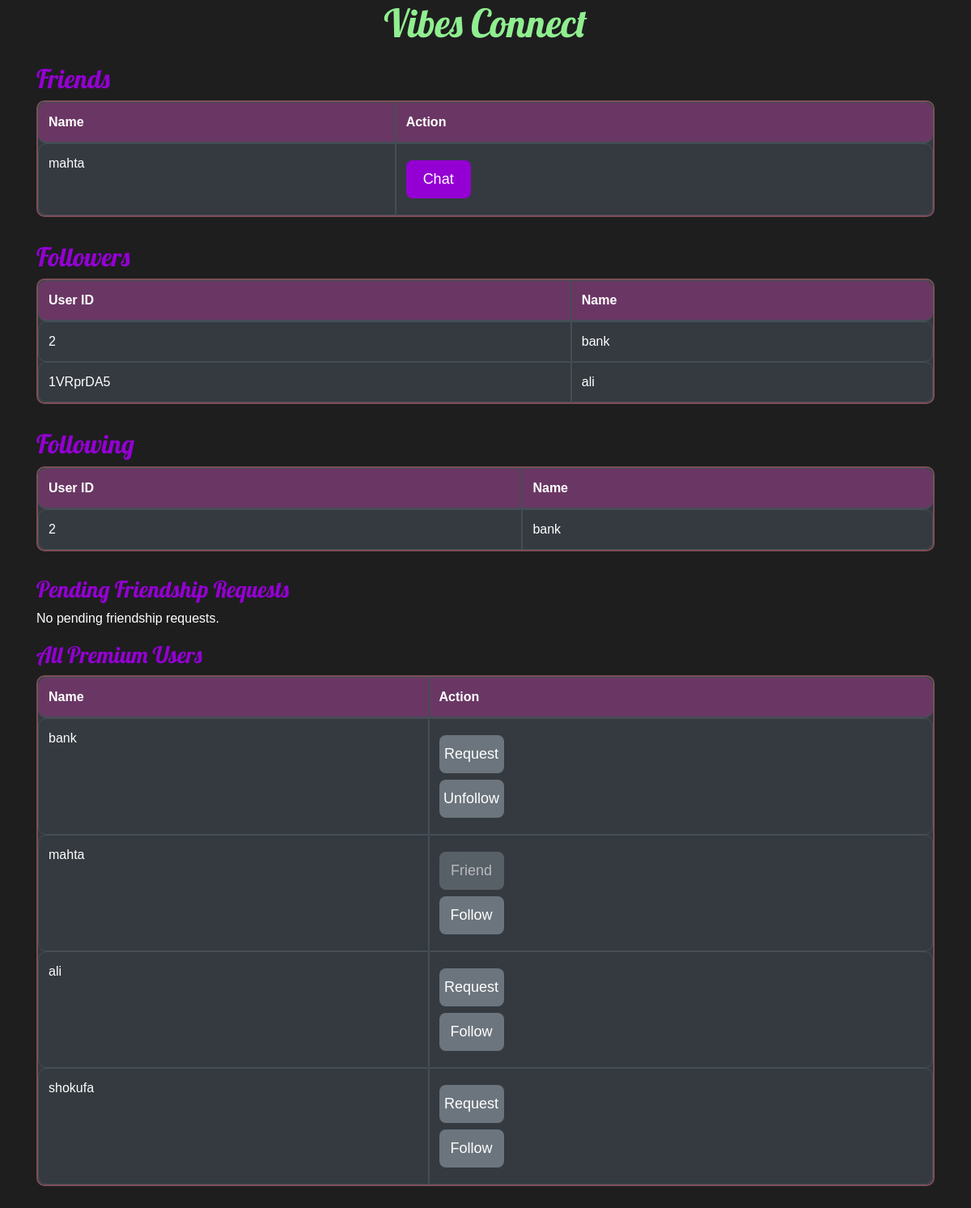
/follows (signed in), run on the app's committed database.
### tables this page shows
CREATE TABLE USERS (
            user_id TEXT PRIMARY KEY,
            name TEXT,
            email TEXT,
            city TEXT,
            country TEXT,
            phone TEXT,
            age INTEGER CHECK(age >= 9 AND age <= 120),
            password TEXT,
            balance INTEGER DEFAULT 0,
            is_artist BOOLEAN DEFAULT 0,
            is_premium BOOLEAN DEFAULT 0
        );

### app.py (the view, shortened to what this page needs)
@app.route('/follows', methods=['GET', 'POST'])
def follows():
    user_id = session.get('user_id')
    if not user_id:
        return redirect(url_for('login'))
    conn = sqlite3.connect("database.db")
    cursor = conn.cursor()
    try:
        cursor.execute("""
            SELECT u.user_id, u.name FROM USERS u
            JOIN FOLLOWS f ON u.user_id = f.user_id1
            WHERE f.user_id2 = ?
        """, (user_id,))
        followers = cursor.fetchall()
        cursor.execute("""
            SELECT u.user_id, u.name FROM USERS u
            JOIN FOLLOWS f ON u.user_id = f.user_id2
            WHERE f.user_id1 = ?
        """, (user_id,))
        following = cursor.fetchall()
        cursor.execute("""
        SELECT u.user_id, u.name FROM USERS u
        JOIN FRIENDS f ON u.user_id = f.friend_id
        WHERE f.user_id = ?
    """, (user_id,))
        friends = cursor.fetchall()
        cursor.execute("""
            SELECT u.user_id, u.name FROM USERS u
            JOIN friendship_requests f ON u.user_id = f.sender_id
            WHERE f.receiver_id = ?
        """, (user_id,))
        pending_requests = cursor.fetchall()
        cursor.execute("""
            SELECT user_id, name FROM USERS
            WHERE user_id != ? AND is_premium = 1
        """, (user_id,))
        all_users = cursor.fetchall()
        cursor.execute("""
            SELECT u.user_id FROM USERS u
            JOIN FRIENDS f ON u.user_id = f.friend_id
            WHERE f.user_id = ?
        """, (user_id,))
        friends_set = {row[0] for row in cursor.fetchall()}
    finally:
        conn.close()
    following_set = {follow[0] for follow in following}
    return render_template('follows.html', followers=followers, following=following, all_users=all_users,
    following_set=following_set, friends=friends, pending_requests=pending_requests, friends_set=friends_set)

### templates/follows.html (shortened to what this page needs)
<!DOCTYPE html>
<html>
<head>
    <link rel="stylesheet" href="https://stackpath.bootstrapcdn.com/bootstrap/4.5.2/css/bootstrap.min.css" />
</head>
<body>
    <div class="container">
        <h1 class="title">Vibes Connect</h1>
        <h2>Friends</h2>
        <table class="table table-dark">
            {% if friends %}
            <thead>
                <tr>
                    <th>Name</th>
                    <th>Action</th>
                </tr>
            </thead>
            <tbody>
                {% for friend in friends %}
                <tr>
                    <td>{{ friend[1] }}</td>
                    <td>
                        <form action="{{ url_for('chat') }}" method="get">
                            <button type="submit" class="btn btn-primary btn-custom">Chat</button>
                        </form>
                    </td>
                </tr>
                {% endfor %}
            </tbody>
            {% else %}
            <p>You have no friends yet.</p>
            {% endif %}
        </table>
        <h2>Followers</h2>
        <table class="table table-dark">
            <thead>
                <tr>
                    <th>User ID</th>
                    <th>Name</th>
                </tr>
            </thead>
            <tbody>
                {% for follower in followers %}
                <tr>
                    <td>{{ follower[0] }}</td>
                    <td>{{ follower[1] }}</td>
                </tr>
                {% endfor %}
            </tbody>
        </table>
        <h2>Following</h2>
        <table class="table table-dark">
            <thead>
                <tr>
                    <th>User ID</th>
                    <th>Name</th>
                </tr>
            </thead>
            <tbody>
                {% for follow in following %}
                <tr>
                    <td>{{ follow[0] }}</td>
                    <td>{{ follow[1] }}</td>
                </tr>
                {% endfor %}
            </tbody>
        </table>
        <h3>Pending Friendship Requests</h3>
        {% if pending_requests %}
        <table class="table table-dark">
            <thead>
                <tr>
                    <th>Name</th>
                    <th>Action</th>
                </tr>
            </thead>
            <tbody>
                {% for request in pending_requests %}
                <tr>
                    <td>{{ request[1] }}</td>
                    <td>
                        <form action="{{ url_for('accept_friendship_request') }}" method="post">
                            <input type="hidden" name="sender_id" value="{{ request[0] }}" />
                            <button type="submit" class="btn btn-success btn-requested">Accept</button>
                        </form>
                        <form action="{{ url_for('decline_friendship_request') }}" method="post">
                            <input type="hidden" name="sender_id" value="{{ request[0] }}" />
                            <button type="submit" class="btn btn-danger btn-requested">Decline</button>
                        </form>
                    </td>
                </tr>
                {% endfor %}
            </tbody>
        </table>
        {% else %}
        <p>No pending friendship requests.</p>
        {% endif %}
        <h3>All Premium Users</h3>
        {% if all_users %}
        <table class="table table-dark">
            <thead>
                <tr>
                    <th>Name</th>
                    <th>Action</th>
                </tr>
            </thead>
            <tbody>
                {% for user in all_users %}
                <tr>
                    <td>{{ user[1] }}</td>
                    <td>
                        {% if user[0] in friends_set %}
                        <button disabled class="btn btn-secondary btn-requested">Friend</button>
                        {% elif user[0] in pending_requests %}
                        <button disabled class="btn btn-warning btn-requested">Requested</button>
                        {% else %}
                        <form action="{{ url_for('send_friendship_request') }}" method="post" class="friend-request-form" data-user-id="{{ user[0] }}">
                            <button type="submit" class="btn btn-primary btn-requested">Request</button>
                        </form>
                        {% endif %}
                        {% if user[0] in following_set %}
                        <form action="{{ url_for('follows') }}" method="post">
                            <button type="submit" class="btn btn-danger btn-requested">Unfollow</button>
                        </form>
                        {% else %}
                        <form action="{{ url_for('follows') }}" method="post">
                            <button type="submit" class="btn btn-success btn-requested">Follow</button>
                        </form>
                        {% endif %}
                    </td>
                </tr>
                {% endfor %}
            </tbody>
        </table>
        {% else %}
        <p>No premium users found.</p>
        {% endif %}
    </div>
</body>
</html>

### templates/follows.html (style rules this page uses)
body { background-color: #1e1e1f; color: #ffffff; display: flex; justify-content: center; align-items: center; min-height: 100vh; font-family: Arial, sans-serif; }
h1, h2, h3 { color: #9400d3; font-family: 'Lobster', cursive; }
.btn-custom, .btn-requested { background-color: #9400d3; color: #ffffff; border: none; padding: 10px 20px; margin: 8px 0; border-radius: 8px; width: 80px; font-size: 18px; text-align: center; display: flex; justify-content: center; align-items: center; }
table { width: 100%; margin-bottom: 20px; border-collapse: separate; border-spacing: 0; }
th, td { border: 1px solid #7d4e57; padding: 12px; text-align: left; }
th { background-color: #6a3764; color: #ffffff; }
.table { border-radius: 10px; overflow: hidden; border: 2px solid #7d4e57; margin-bottom: 30px; }
.table th:first-child, .table td:first-child { border-top-left-radius: 10px; border-bottom-left-radius: 10px; }
.table th:last-child, .table td:last-child { border-top-right-radius: 10px; border-bottom-right-radius: 10px; }
.btn-requested { background-color: #6c757d; color: #ffffff; border: none; border-radius: 8px; padding: 10px 20px; font-size: 18px; margin: 8px 0; width: 80px; text-align: center; }
.title { color: #90ee90; font-size: 3em; text-align: center; margin-bottom: 20px; }

### data on the page
USERS: name "mahta", shows "Friend"
USERS: user_id "2", name "bank"
USERS: user_id "1VRprDA5", name "ali"
USERS: name "shokufa"
